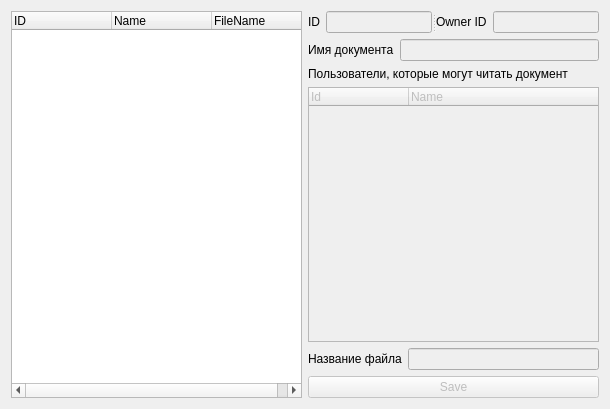
<?xml version="1.0" encoding="UTF-8"?>
<ui version="4.0">
 <class>DocControlDialog</class>
 <widget class="QDialog" name="DocControlDialog">
  <property name="geometry">
   <rect>
    <x>0</x>
    <y>0</y>
    <width>610</width>
    <height>409</height>
   </rect>
  </property>
  <property name="windowTitle">
   <string>Dialog</string>
  </property>
  <layout class="QGridLayout" name="gridLayout">
   <item row="0" column="0">
    <layout class="QHBoxLayout" name="horizontalLayout_5">
     <item>
      <widget class="QTreeWidget" name="treeWidget">
       <column>
        <property name="text">
         <string>ID</string>
        </property>
       </column>
       <column>
        <property name="text">
         <string>Name</string>
        </property>
       </column>
       <column>
        <property name="text">
         <string>FileName</string>
        </property>
       </column>
      </widget>
     </item>
     <item>
      <layout class="QVBoxLayout" name="verticalLayout_2">
       <item>
        <widget class="QSplitter" name="splitter">
         <property name="orientation">
          <enum>Qt::Horizontal</enum>
         </property>
         <widget class="QWidget" name="layoutWidget">
          <layout class="QHBoxLayout" name="horizontalLayout">
           <item>
            <widget class="QLabel" name="label_4">
             <property name="text">
              <string>ID</string>
             </property>
            </widget>
           </item>
           <item>
            <widget class="QLineEdit" name="lineEdit_3">
             <property name="enabled">
              <bool>false</bool>
             </property>
            </widget>
           </item>
          </layout>
         </widget>
         <widget class="QWidget" name="layoutWidget">
          <layout class="QHBoxLayout" name="horizontalLayout_2">
           <item>
            <widget class="QLabel" name="label_5">
             <property name="text">
              <string>Owner ID</string>
             </property>
            </widget>
           </item>
           <item>
            <widget class="QLineEdit" name="lineEdit_4">
             <property name="enabled">
              <bool>false</bool>
             </property>
            </widget>
           </item>
          </layout>
         </widget>
        </widget>
       </item>
       <item>
        <layout class="QHBoxLayout" name="horizontalLayout_3">
         <item>
          <widget class="QLabel" name="label">
           <property name="text">
            <string>Имя документа</string>
           </property>
          </widget>
         </item>
         <item>
          <widget class="QLineEdit" name="lineEdit">
           <property name="enabled">
            <bool>false</bool>
           </property>
          </widget>
         </item>
        </layout>
       </item>
       <item>
        <layout class="QVBoxLayout" name="verticalLayout">
         <item>
          <widget class="QLabel" name="label_3">
           <property name="text">
            <string>Пользователи, которые могут читать документ</string>
           </property>
           <property name="wordWrap">
            <bool>true</bool>
           </property>
          </widget>
         </item>
         <item>
          <widget class="QTreeWidget" name="treeWidget_2">
           <property name="enabled">
            <bool>false</bool>
           </property>
           <column>
            <property name="text">
             <string>Id</string>
            </property>
           </column>
           <column>
            <property name="text">
             <string>Name</string>
            </property>
           </column>
          </widget>
         </item>
        </layout>
       </item>
       <item>
        <layout class="QHBoxLayout" name="horizontalLayout_4">
         <item>
          <widget class="QLabel" name="label_2">
           <property name="text">
            <string>Название файла</string>
           </property>
          </widget>
         </item>
         <item>
          <widget class="QLineEdit" name="lineEdit_2">
           <property name="enabled">
            <bool>false</bool>
           </property>
          </widget>
         </item>
        </layout>
       </item>
       <item>
        <widget class="QPushButton" name="pushButton">
         <property name="enabled">
          <bool>false</bool>
         </property>
         <property name="text">
          <string>Save</string>
         </property>
        </widget>
       </item>
      </layout>
     </item>
    </layout>
   </item>
  </layout>
 </widget>
 <resources/>
 <connections/>
</ui>
